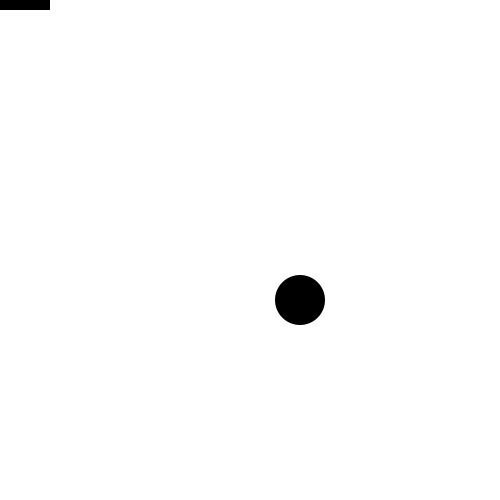
Frame 1 (no input)
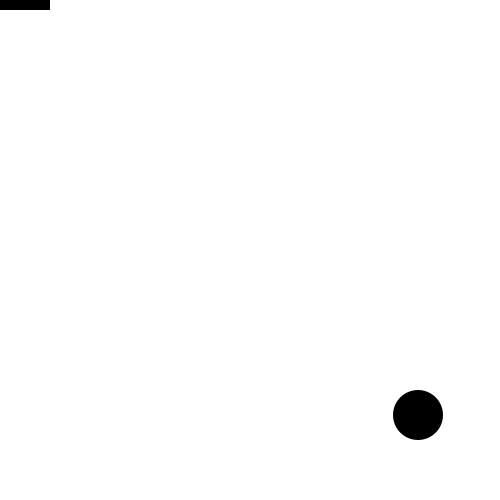
Frame 60 (the mouse pressed at the canvas centre just before this capture)
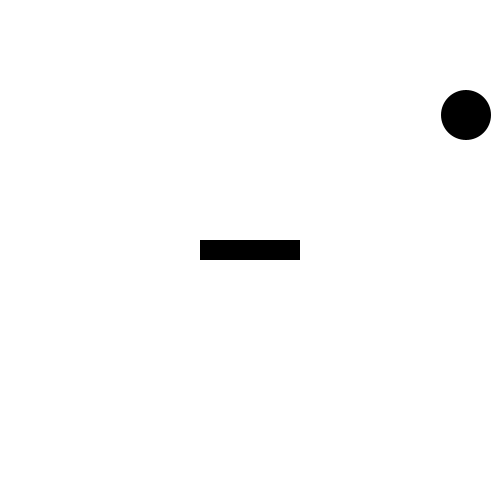
Frame 120 (the mouse held since frame 60 and released just before this capture)

The Processing sketch that drew these frames (run headless with seeded random() and noise(); from frame 60 on, the mouse is pressed at the canvas centre):

// Processing sketch: PingPong01
// ── PingPong01.pde
//Circulo

//posicion de la bola
float bolaPosX = 300;
float bolaPosY = 300;

//velocidad Bola
float bolaVelX = 2;
float bolaVelY = 5;

//tamanos 
float bolaTam  = 50;

//Rectangulo

//posicion del rectangulo
float rectPosX = 300;
float rectPosY = 50;

//tamano del rectangulo
float rectWidth = 100;
float rectHeight = 20;

void setup() {
  size(500, 500);
}


void draw() {
  //Fondo blanco
  background(255);

  //dibujar ellipse con centro (bolaPosX, bolaPosY) 
  //con tamano (bolaWidth, bolaHeight)
  noStroke();
  fill(0); //negro 
  ellipse(bolaPosX, bolaPosY, bolaTam, bolaTam);


  //Dibujar el Rectangulo
  //posicion esquina superior izquierda (rectPosX, rectPosY)
  rectPosX = mouseX;
  rectPosY = mouseY;
  rectMode(CENTER);
  rect(rectPosX, rectPosY, rectWidth, rectHeight);

  //actualizar las posiciones de la bola
  bolaPosX = bolaPosX + bolaVelX;
  bolaPosY = bolaPosY + bolaVelY;


  //si reboto cambiar la velocidad
  if (rebote() == true) {
    bolaVelX  = -bolaVelX;
    bolaVelY  = -bolaVelY;
  }

  //Rebotar con las paredes
  if (bolaPosX > width) {
    bolaVelX  = -bolaVelX;
  }

  if (bolaPosY > height) {
    bolaVelY  = -bolaVelY;
  }

  if (bolaPosY < 0) {
    bolaVelY  = -bolaVelY;
  }

  if (bolaPosX < 0) {
    bolaVelX  = -bolaVelX;
  }
}


// ── Rebote.pde
boolean rebote()
{
  return intersects(bolaPosX, bolaPosY, bolaTam, rectPosX, rectPosY, rectWidth, rectHeight);
}

boolean intersects(float circuloX, float circuloY, float rad, float rectX, float rectY, float rectW, float rectH)
{
  float circleDistanceX = abs(circuloX - rectX);
  float circleDistanceY = abs(circuloY - rectY);

  if (circleDistanceX > (rectW + rad/2.0)) { 
    return false;
  }
  if (circleDistanceY > (rectH + rad/2.0)) { 
    return false;
  }

  if (circleDistanceX <= (rectW/2.0)) { 
    return true;
  } 
  if (circleDistanceY <= (rectH/2.0)) { 
    return true;
  }

  float cornerDistance_sq = pow((circleDistanceX - rectW/2.0), 2) +
                            pow((circleDistanceY - rectH/2.0), 2);

  return (cornerDistance_sq <= (pow(rad/2.0, 2)));
}
